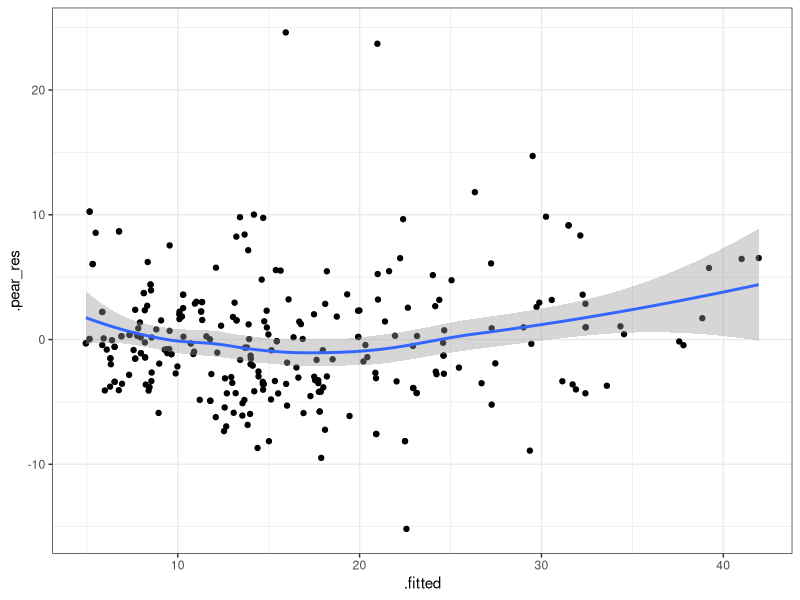
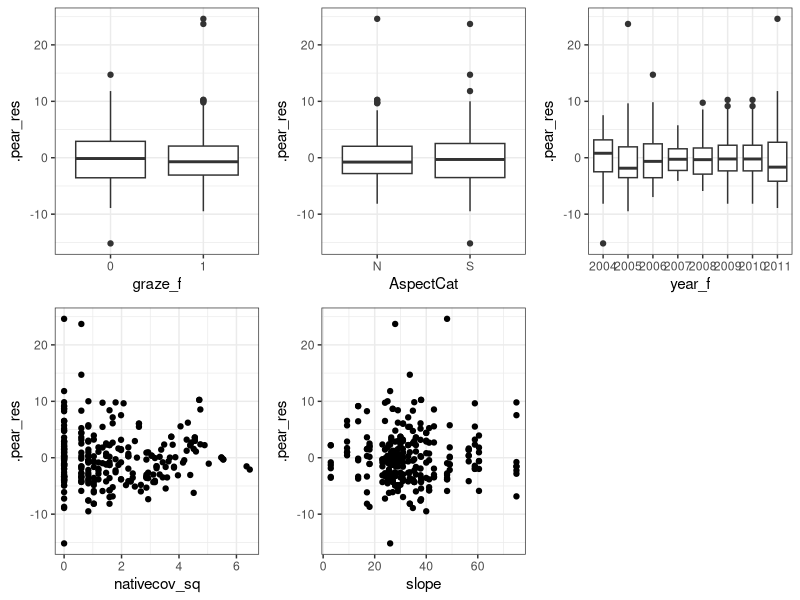
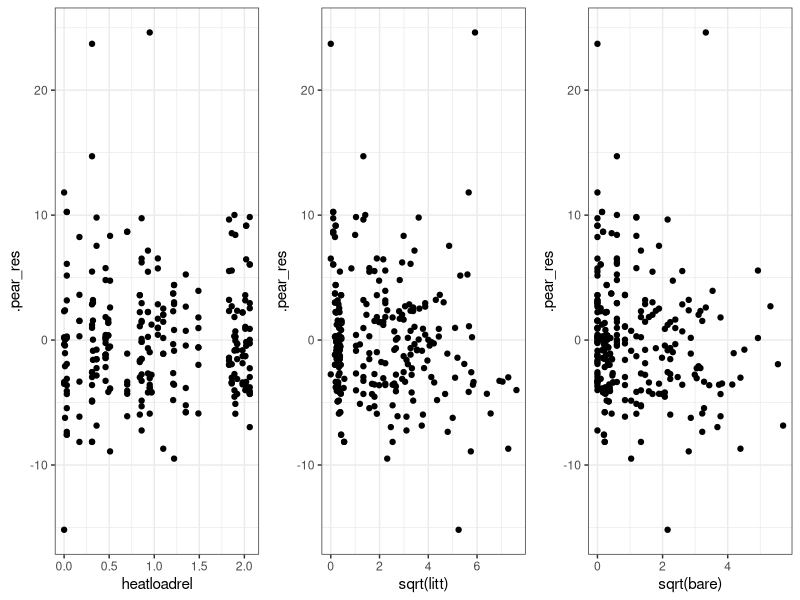

Write R code to recreate these figures, in order. (Note: this script raises an error after producing the figures.)
# ---
# title: "Смешанные линейные модели (вложенные случайные факторы)"
# subtitle: "Линейные модели..."
# author: "Марина Варфоломеева, Вадим Хайтов"

# ## Вложенные факторы (Nested effects)

# ## Пример: Высота растений и выпас скота
#
# Вообще-то, статья Gennet et al. 2017 о птицах,
# но чтобы про них что-то лучше понять, нужно
# разобраться с их местообитанием.
# Как в разные годы высота растительного покрова
# зависит от выпаса скота, экспозиции склона и
# проективного покрытия местных растений?
#
# Зависимая переменная:
# - **height** - высота растительного покрова
#
# Предикторы:
# - **graze** - выпас коров (0, 1)
# - **AspectCat** - экспозиция (S, N)
# - **nativecov** - покрытие местной флоры %
# - **slope** - наклон
# - **year** - год наблюдений
# - **Park** - парк
# - **plotID** - уникальный идентификатор участка
#
# Данные:
# Gennet, S., Spotswood, E., Hammond, M. and Bartolome, J.W., 2017. Livestock grazing supports native plants and songbirds in a California annual grassland. PloS one, 12(6), p.e0176367.
#
# ## Открываем данные
#
# Исходные данные не опрятны (this data is not
# tidy)! Каждый участок в каждом году фигурирует
# два раза (т.к. информация о
# присутствии-отсутствии каких-то видов на участке
# записана в разных строчках).
# Откроем и переформатируем данные так, чтобы не
# было дублирования и каждому участку
# соответствовала одна строчка.
library(readxl)
library(tidyr)
gr <- read_excel("data/Grazing_native_plants_Gennet_et_al._2017_S1.xlsx")
graz <- gr %>% spread(Species, presence)


# Есть ли пропущенные значения?
sum(is.na(graz))

# Сколько участков было в каждом парке в каждый год?
with(graz, table(Park, year))

# ## Как закодированы переменные?
str(graz)

# Сделаем факторами переменные, которые понадобятся для модели
graz$graze_f <- factor(graz$graze)
graz$AspectCat <- factor(graz$AspectCat)
graz$year_f <- factor(graz$year)

# Извлечем корень из обилия местных видов
graz$nativecov_sq <- sqrt(graz$nativecov)


# ## Модель

library(lme4)
ML1 <- lmer(height ~ graze_f*AspectCat + year_f + nativecov_sq + slope + (1|Park/plotID),
          data = graz, REML = FALSE)

# ## Анализ остатков
ML1_diag <- data.frame(
  graz,
  .pear_res = residuals(ML1, type = "pearson"),
  .fitted = fitted(ML1, type = "response"))

# ## График остатков
library(ggplot2); library(cowplot); theme_set(theme_bw())
gg_res <- ggplot(data = ML1_diag, aes(y = .pear_res))
gg_res + geom_point(aes(x = .fitted)) +
  geom_smooth(aes(x = .fitted))

# ## Графики остатков от переменных в модели
plot_grid(gg_res + geom_boxplot(aes(x = graze_f)),
gg_res + geom_boxplot(aes(x = AspectCat)),
gg_res + geom_boxplot(aes(x = year_f)),
gg_res + geom_point(aes(x = nativecov_sq)),
gg_res + geom_point(aes(x = slope)),
ncol = 3)


# ## Графики остатков от переменных не в модели
plot_grid(
  gg_res + geom_point(aes(x = heatloadrel)),
  gg_res + geom_point(aes(x = sqrt(litt))),
  gg_res + geom_point(aes(x = sqrt(bare))),
  ncol = 3)

# ## Тесты отношения правдоподобий для полной модели (ML!!!)
drop1(ML1, test = 'Chi')



# ## Задание 1 -------------------------------------------
#
# Рассчитайте внутриклассовую корреляцию (Нужна модель, подобранная REML!!!)
REML1 <- lmer()
# - Для наблюдений на одном и том же участке
# - Для наблюдений в одном и том же парке




# ## Данные для графика предсказаний фиксированной части модели
# Исходные данные
NewData_REML1 <- expand.grid(graze_f = levels(graz$graze_f),
            AspectCat = levels(graz$AspectCat),
            year_f = levels(graz$year_f))
NewData_REML1$nativecov_sq <- mean(graz$nativecov_sq)
NewData_REML1$slope <- mean(graz$slope)

# Предсказанные значения при помощи матриц
X <- model.matrix(~ graze_f * AspectCat + year_f + nativecov_sq + slope,
                  data = NewData_REML1)
betas = fixef(REML1)
NewData_REML1$fit <- X %*% betas

# Cтандартные ошибки и дов. интервалы
NewData_REML1$se <- sqrt( diag(X %*% vcov(REML1) %*% t(X)) )
NewData_REML1$lwr <- NewData_REML1$fit - 2 * NewData_REML1$se
NewData_REML1$upr <- NewData_REML1$fit + 2 * NewData_REML1$se

# ## График предсказаний фиксированной части модели
ggplot(data = NewData_REML1, aes(x = year_f, y = fit, colour = graze_f)) +
  geom_pointrange(aes(ymin = lwr, ymax = upr)) +
  facet_wrap(~ AspectCat) +
  geom_jitter(data = graz, aes(y = height), alpha = 0.35, size = 1) +
  theme(axis.text.x = element_text(angle = 90))


# ## Задание 2 -----------------------------------------
#
# Оптимизируйте модель с предыдущего шага
# Сделайте анализ остатков
# Опишите и визуализируйте финальную модель
